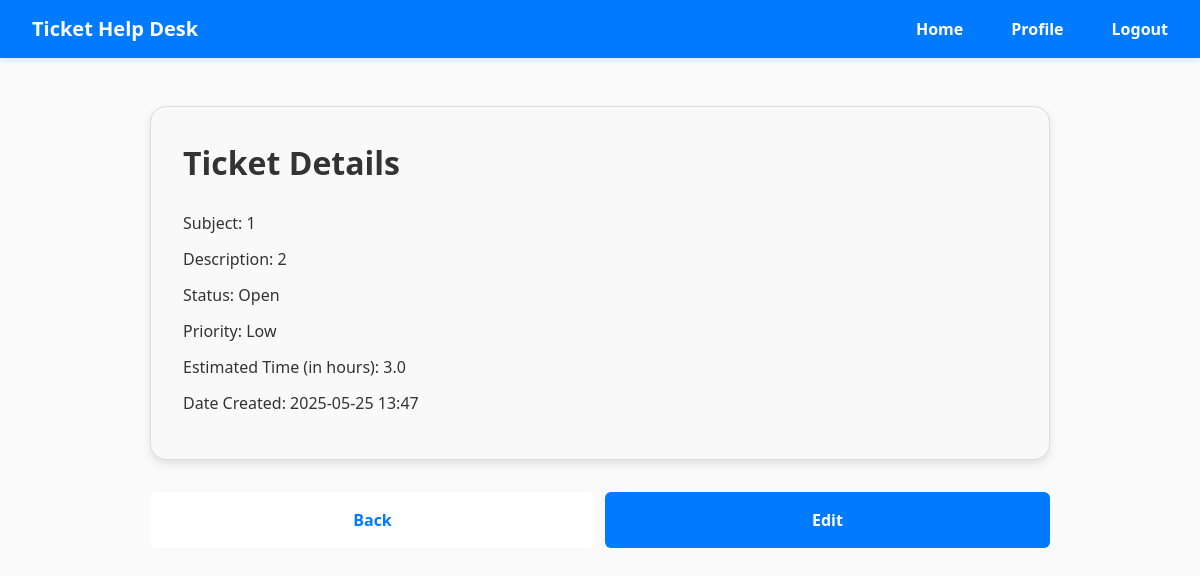
Page /tickets/ticket_details/11 (signed in) on the earlier database version.
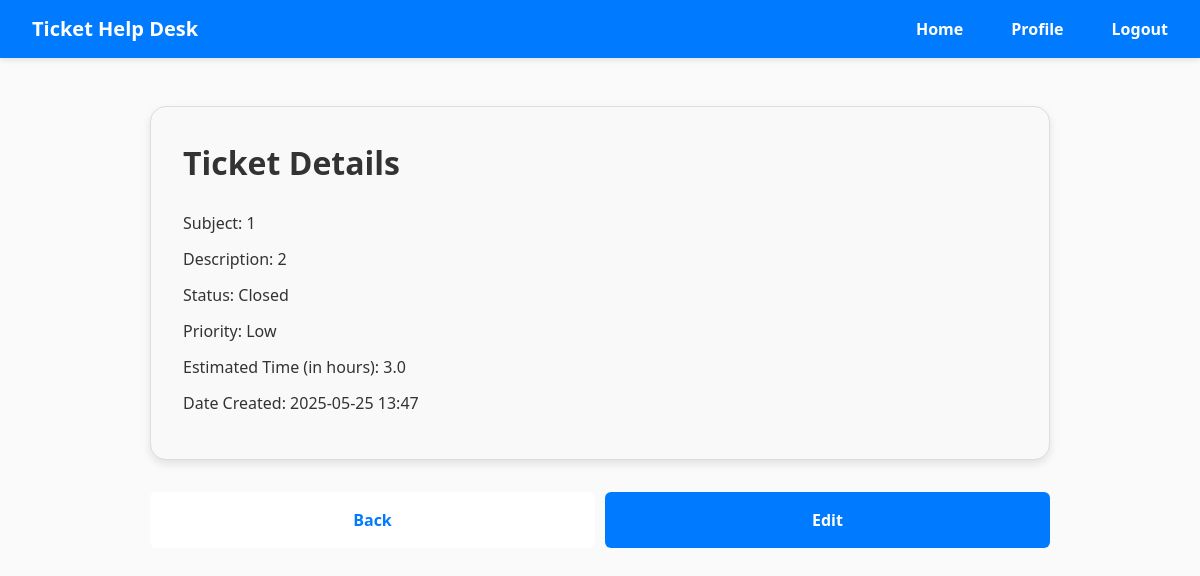
Same page on the later database version.
### HelpDeskTicketingSystem/models/TicketModel.py (models this page shows)
class Ticket(db.Model):
    id = db.Column(db.Integer, primary_key=True)
    subject = db.Column(db.String(100), nullable=False)
    description = db.Column(db.Text, nullable=False)
    status = db.Column(db.String(20), nullable=False)
    priority = db.Column(db.String(20), nullable=False)
    estimated_time = db.Column(db.Float, nullable=False)
    date_created = db.Column(db.DateTime(timezone=True), default=func.current_timestamp())
    user_id = db.Column(db.Integer, db.ForeignKey('user.id'))
    user = relationship('User', backref='tickets')

### HelpDeskTicketingSystem/views/tickets.py (the view)
@tickets_bp.route('/ticket_details/<int:ticket_id>', methods=['GET'])
@login_required
def ticket_details(ticket_id):
    ticket = Ticket.query.filter_by(id=ticket_id).first()
    if not ticket:
        flash('Ticket not found.', category='error')
        return redirect(url_for('home.home'))
    if ticket.user_id != current_user.id and current_user.account_type != 'admin':
        flash('You do not have permission to view this ticket.', category='error')
        return redirect(url_for('home.home'))
    return render_template('ticket_details.html', ticket=ticket)

### HelpDeskTicketingSystem/__init__.py (called while the page is built)
def create_app():
    app = Flask(__name__)
    app.config.from_object(Config)
    db.init_app(app)
    login_manager.init_app(app)
    login_manager.login_view = 'auth.login'
    from .views.home import home_bp
    from .views.auth import auth_bp
    from .views.tickets import tickets_bp
    app.register_blueprint(home_bp, url_prefix='/')
    app.register_blueprint(auth_bp, url_prefix='/')
    app.register_blueprint(tickets_bp, url_prefix='/tickets')
    create_database(app)
    from .models import User
    @login_manager.user_loader
    def load_user(user_id):
        return User.query.get(int(user_id))
    return app

### HelpDeskTicketingSystem/templates/ticket_details.html (shortened to what this page needs)
{% extends "base.html" %}
{% block content %}
  <div class="entity-card entity-card--details">
    <h2 class="entity-title">Ticket Details</h2>
    <p>Subject: {{ ticket.subject }}</p>
    <p>Description: {{ ticket.description }}</p>
    <p>Status: {{ ticket.status }}</p>
    <p>Priority: {{ ticket.priority }}</p>
    <p>Estimated Time (in hours): {{ ticket.estimated_time }}</p>
    <p>Date Created: {{ ticket.date_created.strftime('%Y-%m-%d %H:%M') }}</p>
  </div>
<div class="btn-group">
  <a href="{{ url_for('home.home') }}" class="btn btn-secondary">Back</a>
  <a href="{{ url_for('tickets.edit_ticket', ticket_id=ticket.id) }}" class="btn btn-primary">Edit</a>
</div>
{% endblock %}

Differences in the rows shown:
changed Ticket "Low": status "Open" → "Closed"
